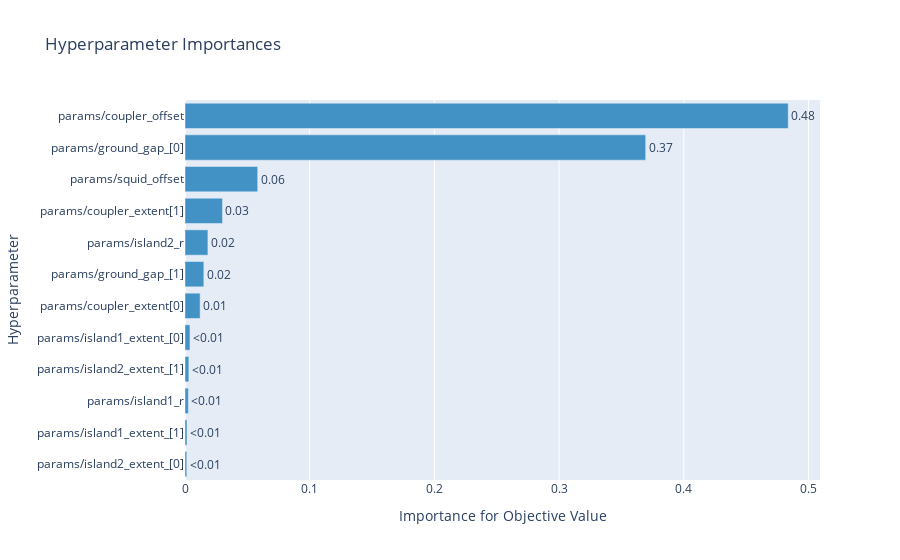
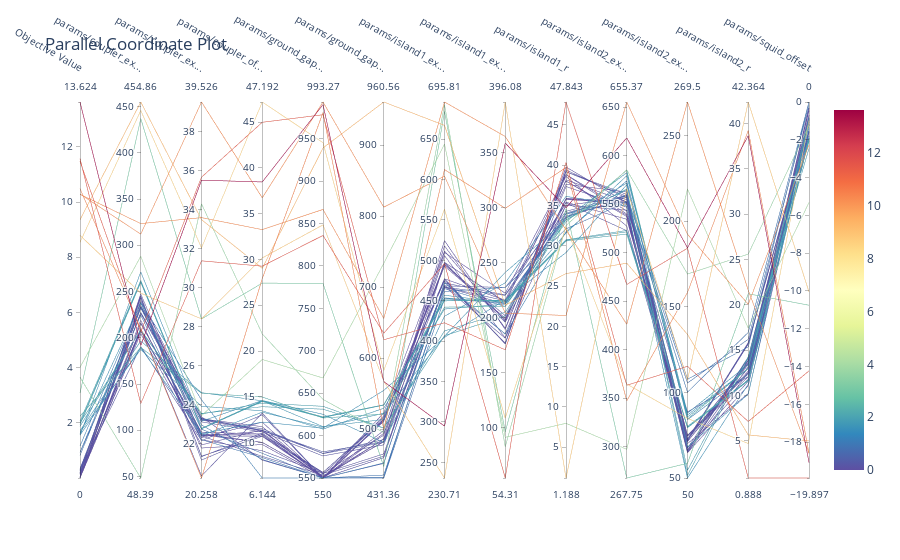

Write notebook code for charts like these, in order.
### Markdown cell above
This is specific only for the Optuna optimiser

### Code cell
# Default 'importance' metric is fANOVA, see optuna.importance.FanovaImportanceEvaluator
fig = optuna.visualization.plot_param_importances(study, target=lambda t: t.values[0])
fig.show()

fig = optuna.visualization.plot_parallel_coordinate(study, target=lambda t: t.values[0])
fig.show()

try:
    fig = optuna.visualization.plot_pareto_front(study)  # or optuna.visualization.matplotlib.plot_pareto_front(study)
    fig.show()
except ValueError as e:
    print('Not multi-objective.', e)
